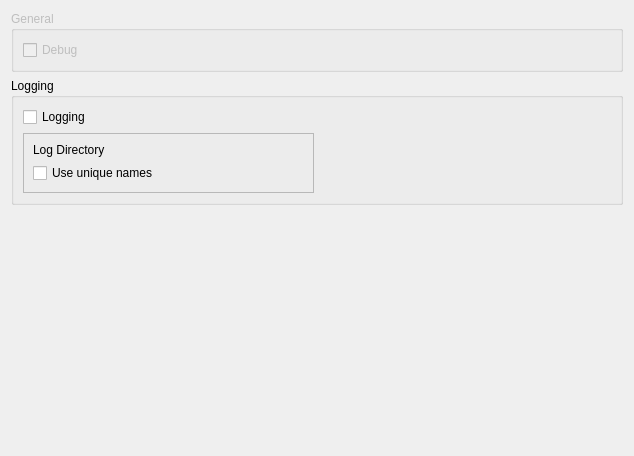
         <widget class="QWidget" name="scrollAreaWidgetContents_2">
          <property name="geometry">
           <rect>
            <x>0</x>
            <y>0</y>
            <width>634</width>
            <height>456</height>
           </rect>
          </property>
          <layout class="QVBoxLayout" name="verticalLayout_5">
           <item>
            <widget class="QGroupBox" name="groupBox_6">
             <property name="enabled">
              <bool>false</bool>
             </property>
             <property name="title">
              <string>General</string>
             </property>
             <layout class="QVBoxLayout" name="verticalLayout_20">
              <item>
               <widget class="QCheckBox" name="checkboxDebug">
                <property name="enabled">
                 <bool>false</bool>
                </property>
                <property name="text">
                 <string>Debug</string>
                </property>
               </widget>
              </item>
             </layout>
            </widget>
           </item>
           <item>
            <widget class="QGroupBox" name="groupBox_7">
             <property name="enabled">
              <bool>true</bool>
             </property>
             <property name="title">
              <string>Logging</string>
             </property>
             <layout class="QGridLayout" name="gridLayout_6">
              <item row="1" column="0">
               <widget class="QFrame" name="frameEnabledLogging">
                <property name="frameShape">
                 <enum>QFrame::Shape::StyledPanel</enum>
                </property>
                <property name="frameShadow">
                 <enum>QFrame::Shadow::Raised</enum>
                </property>
                <layout class="QGridLayout" name="gridLayout_9">
                 <item row="0" column="0">
                  <widget class="QLabel" name="labelLogDirectory">
                   <property name="text">
                    <string>Log Directory</string>
                   </property>
                  </widget>
                 </item>
                 <item row="0" column="1">
                  <widget class="QDirectoryPickerWidget" name="dirPickerLogs">
                   <property name="toolTip">
                    <string/>
                   </property>
                   <property name="whatsThis">
                    <string/>
                   </property>
                  </widget>
                 </item>
                 <item row="1" column="0">
                  <widget class="QCheckBox" name="checkboxUniqueLogs">
                   <property name="text">
                    <string>Use unique names</string>
                   </property>
                  </widget>
                 </item>
                </layout>
               </widget>
              </item>
              <item row="0" column="0" colspan="2">
               <widget class="QCheckBox" name="checkboxLogging">
                <property name="enabled">
                 <bool>true</bool>
                </property>
                <property name="text">
                 <string>Logging</string>
                </property>
               </widget>
              </item>
             </layout>
            </widget>
           </item>
           <item>
            <spacer name="verticalSpacer_8">
             <property name="orientation">
              <enum>Qt::Orientation::Vertical</enum>
             </property>
             <property name="sizeHint" stdset="0">
              <size>
               <width>20</width>
               <height>219</height>
              </size>
             </property>
            </spacer>
           </item>
          </layout>
         </widget>
